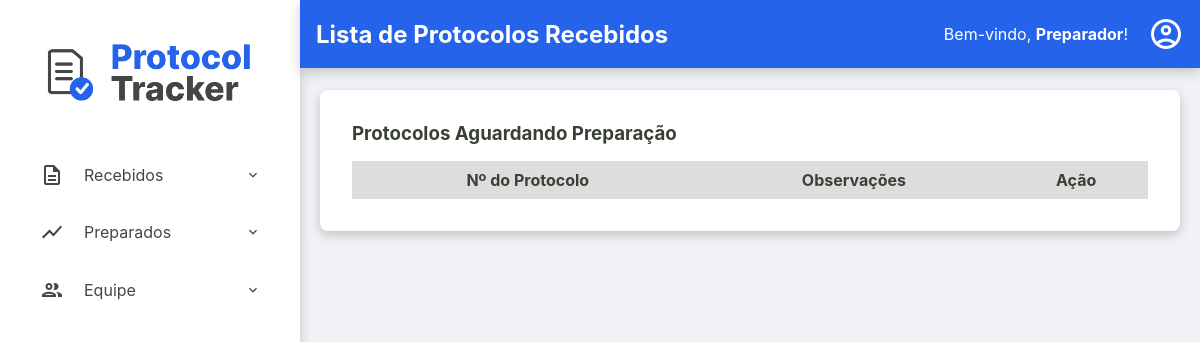
Page /preparadores/recebidos (signed in) on the earlier database version.
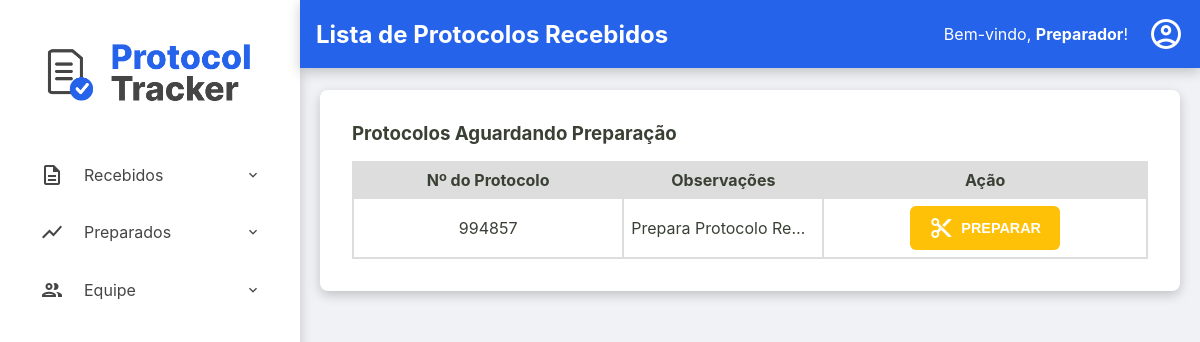
Same page on the later database version.
### tables this page shows
CREATE TABLE protocolos (
    id TEXT PRIMARY KEY,
    id_remessa TEXT NOT NULL,
    numero_protocolo TEXT NOT NULL UNIQUE,
    data_preparacao TEXT NULL,
    id_preparador INTEGER NULL,
    data_digitalizacao TEXT NULL,
    id_digitalizador INTEGER NULL,
    status TEXT NOT NULL DEFAULT 'RECEBIDO',
    quantidade_paginas INTEGER NULL CHECK (quantidade_paginas >= 0),
    observacoes TEXT NULL,
    FOREIGN KEY (id_remessa) REFERENCES remessas (id),
    FOREIGN KEY (id_preparador) REFERENCES usuarios (id),
    FOREIGN KEY (id_digitalizador) REFERENCES usuarios (id)
  );

### src/Controller/ProtocoloController.php (called while the page is built, shortened)
<?php
class ProtocoloController
{
    public function preparadores_listaRecebidos()
    {
        try {
            $listaProtocolosRecebidos = $this->protocoloRepository->findByStatus('RECEBIDO');
            require __DIR__ . '/../../templates/preparadores/recebidos.php';
        } catch (Exception $e) {
            $this->home($e->getMessage());
        }
    }
}

### src/Repository/ProtocoloRepository.php (called while the page is built, shortened)
<?php
class ProtocoloRepository implements ProtocoloRepositoryInterface
{
    private PDO $connection;
    public function __construct(PDO $connection)
    {
        $this->connection = $connection;
    }
    public function findByStatus(string $status): array
    {
        $sqlQuery = "SELECT * FROM protocolos WHERE status = :status;";
        $stmt = $this->connection->prepare($sqlQuery);
        $stmt->bindValue(':status', $status);
        $stmt->execute();
        return $this->hidrataLista($stmt);
    }
    private function hidrataLista(PDOStatement $stmt): array
    {
        $listaDeProtocolos = [];
        while($dadosProtocolo = $stmt->fetch()){
            $listaDeProtocolos[] = Protocolo::fromArray($dadosProtocolo);
        }
        return $listaDeProtocolos;
    }
}

### src/Model/Protocolo.php (called while the page is built, shortened)
<?php
class Protocolo {
    public function getId(): ?string { return $this->id; }
    public function getNumeroProtocolo(): string { return $this->numero_protocolo; }
    public function getObservacoes(): ?string { return $this->observacoes; }
    public static function fromArray(array $array): self
    {
        try {
            $data_preparacao = isset($array['data_preparacao']) ? new DateTimeImmutable($array['data_preparacao']) :  null;
            $data_digitalizacao = isset($array['data_digitalizacao']) ? new DateTimeImmutable($array['data_digitalizacao']) :  null;
        } catch (Exception $e) {
            throw new Exception("Falha ao criar data");
        }
        return new self(
            $array['id'],
            $array['id_remessa'],
            $array['numero_protocolo'],
            $data_preparacao,
            isset($array['id_preparador']) ? (int) $array['id_preparador'] : null,
            $data_digitalizacao,
            isset($array['id_digitalizador']) ? (int) $array['id_digitalizador'] : null,
            $array['status'],
            isset($array['quantidade_paginas']) ? (int) $array['quantidade_paginas'] : null,
            $array['observacoes'] ?? null,
        );
    }
}

### templates/preparadores/recebidos.php (the view, shortened to what this page needs)
<?php require __DIR__ . '/../components/_header.php'; ?>
<div class="listagem-container">
    <h3>Protocolos Aguardando Preparação</h3>
    <table class="protocolos-table datatable-js">
        <thead>
            <tr>
                <th>Nº do Protocolo</th>
                <th>Observações</th>
                <th class="acoes-header">Ação</th>
            </tr>
        </thead>
        <tbody>
            <?php foreach ($listaProtocolosRecebidos as $protocolo): ?>
                <tr>
                    <td><?= htmlspecialchars($protocolo->getNumeroProtocolo()) ?></td>
                    <td class="coluna-observacoes" title="<?= htmlspecialchars($protocolo->getObservacoes() ?? '') ?>">
                        <?= htmlspecialchars($protocolo->getObservacoes() ?? 'N/A') ?>
                    </td>
                    <td class="acoes-cell">
                        <button
                            type="button"
                            class="btn-acao-preparar open-modal-preparar"
                            data-protocolo-id="<?= htmlspecialchars($protocolo->getId()) ?>"
                            data-protocolo-numero="<?= htmlspecialchars($protocolo->getNumeroProtocolo()) ?>"
                        >
                            <span class="material-icons-outlined">content_cut</span> Preparar
                        </button>
                    </td>
                </tr>
            <?php endforeach; ?>
        </tbody>
    </table>
</div>
<?php require __DIR__ . '/../components/_footer.php'; ?>

Differences in the rows shown:
now on this page (row edited): protocolos: numero_protocolo "994857", observacoes "Prepara Protocolo Re…"
